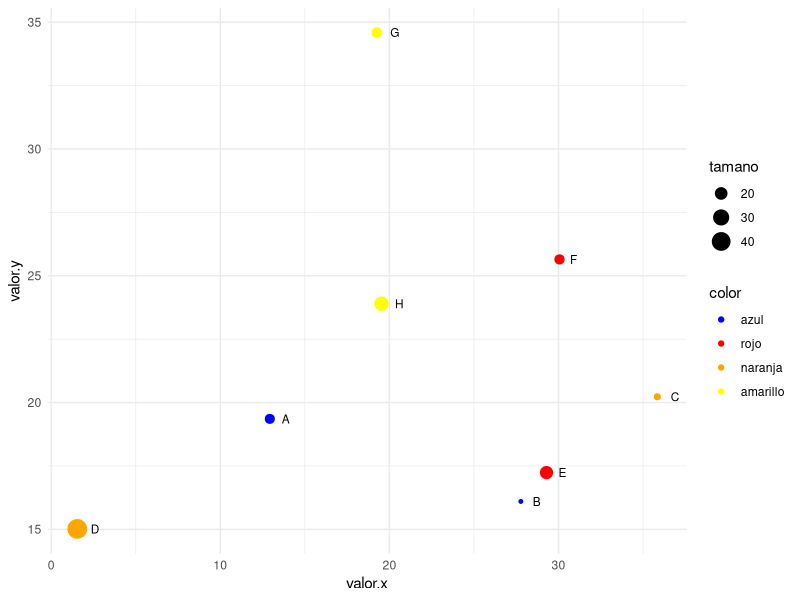

This chart was generated by the following R code:

# --------------------------------------------------------------
# Gráfico de burbujas (cambiando color y tamaño)
# --------------------------------------------------------------

#install.packages("ggplot2") # Instalar paquete de visualización gráfica
library(ggplot2) # Cargar la librería gráfica "ggplot2"


set.seed(1234)
nombre <- c("A","B","C","D","E","F","G","H")
valor.x <- rnorm(8,25,10) # Número de elementos, media y desviación estandar
valor.y <- rnorm(8,25,10)
tamano <- rnorm(8,20,10)
color <- c(rep("blue",2), rep("red",2),rep("orange",2),rep("yellow",2))
datos <- data.frame(nombre, valor.x, valor.y, tamano, color)

ggplot(datos, aes(x = valor.x, y = valor.y, label = nombre)) +
  geom_point(aes(size = tamano, colour = color)) + 
  geom_text(hjust = -1.5, size = 3) +
  theme_minimal() +
  scale_color_manual(values = c("blue","red","orange","yellow"),
                     labels = c("azul", "rojo","naranja","amarillo"))
